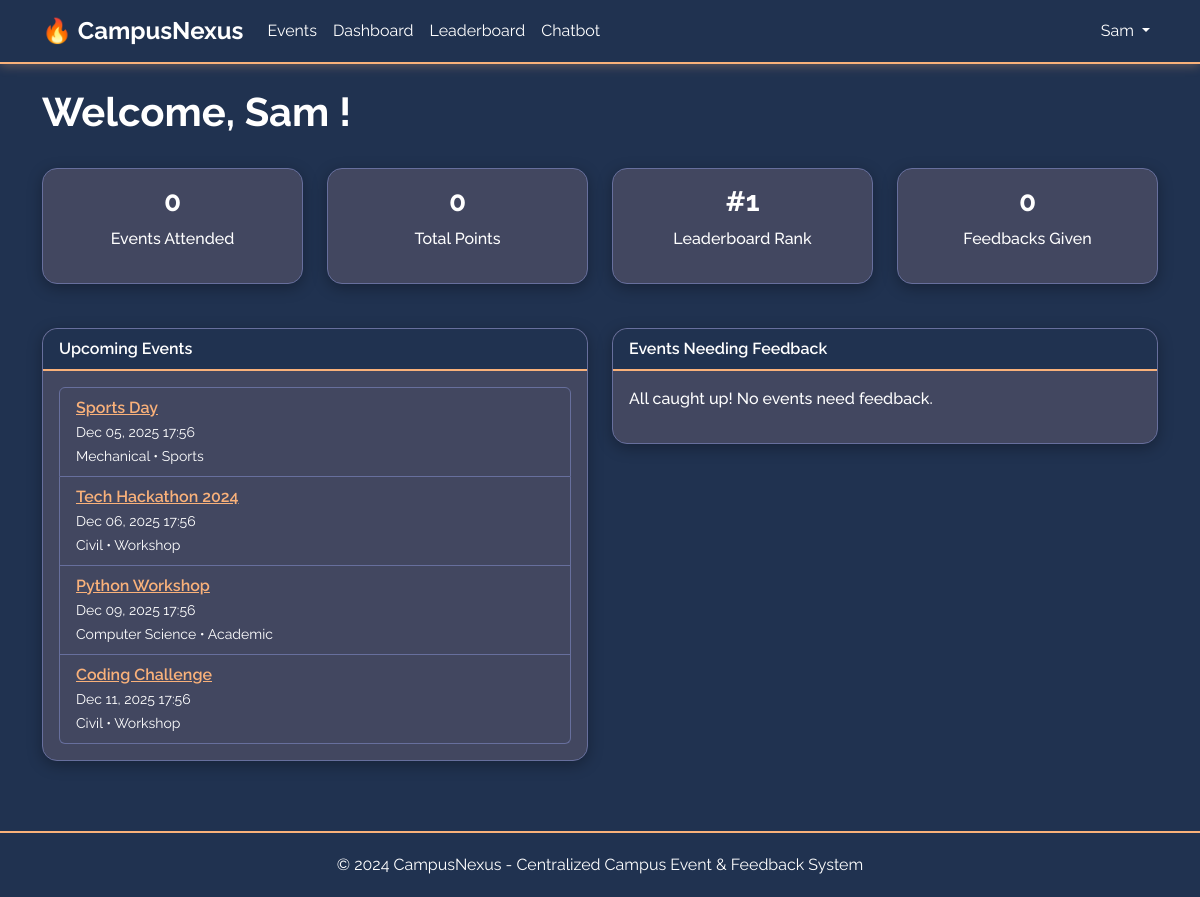
Page /dashboard/student/ (signed in) on the committed database.
### users/models.py (models this page shows, shortened)
class User(AbstractUser):
    ROLE_CHOICES = [
        ('student', 'Student'),
        ('admin', 'Admin'),
        ('organizer', 'Organizer'),
    ]
    role = models.CharField(max_length=20, choices=ROLE_CHOICES, default='student')
    email = models.EmailField(unique=True, validators=[EmailValidator(), validate_college_email])
    department = models.CharField(max_length=100, blank=True)
    student_id = models.CharField(max_length=50, unique=True, null=True, blank=True)
    phone_number = models.CharField(max_length=15, blank=True)
    profile_picture = models.ImageField(upload_to='profiles/', null=True, blank=True)
    created_at = models.DateTimeField(auto_now_add=True)
    updated_at = models.DateTimeField(auto_now=True)
    is_verified = models.BooleanField(default=False)
    class Meta:
        db_table = 'users'
        verbose_name = 'User'
        verbose_name_plural = 'Users'
    def is_student(self):
        return self.role == 'student'

class Leaderboard(models.Model):
    user = models.ForeignKey(User, on_delete=models.CASCADE, related_name='leaderboard_entries')
    total_events_attended = models.IntegerField(default=0)
    total_feedback_given = models.IntegerField(default=0)
    total_points = models.IntegerField(default=0)
    rank = models.IntegerField(default=0)
    updated_at = models.DateTimeField(auto_now=True)
    class Meta:
        db_table = 'leaderboard'
        ordering = ['-total_points', '-total_events_attended']

### events/models.py (models this page shows, shortened)
class Event(models.Model):
    CATEGORY_CHOICES = [
        ('tech', 'Technology'),
        ('sports', 'Sports'),
        ('cultural', 'Cultural'),
        ('academic', 'Academic'),
        ('workshop', 'Workshop'),
        ('seminar', 'Seminar'),
        ('competition', 'Competition'),
        ('other', 'Other'),
    ]
    STATUS_CHOICES = [
        ('draft', 'Draft'),
        ('pending', 'Pending Approval'),
        ('approved', 'Approved'),
        ('cancelled', 'Cancelled'),
        ('completed', 'Completed'),
    ]
    title = models.CharField(max_length=200)
    description = models.TextField()
    department = models.CharField(max_length=100)
    category = models.CharField(max_length=50, choices=CATEGORY_CHOICES)
    rules = models.TextField(help_text="Event rules and guidelines")
    event_date = models.DateTimeField()
    location = models.CharField(max_length=200)
    capacity = models.IntegerField(validators=[MinValueValidator(1)])
    fee = models.DecimalField(max_digits=10, decimal_places=2, default=0.00)
    is_team_event = models.BooleanField(default=False)
    team_size = models.IntegerField(default=1, validators=[MinValueValidator(1)])
    banner = models.ImageField(upload_to='event_banners/', null=True, blank=True)
    qr_code = models.ImageField(upload_to='event_qr_codes/', null=True, blank=True)
    qr_code_data = models.TextField(blank=True, help_text="QR code data for payment")
    payment_qr_code = models.ForeignKey(PaymentQRCode, on_delete=models.SET_NULL, null=True, blank=True, related_name='events', help_text="Reusable payment QR code")
    created_by = models.ForeignKey(User, on_delete=models.CASCADE, related_name='created_events')
    status = models.CharField(max_length=20, choices=STATUS_CHOICES, default='draft')
    approved_by = models.ForeignKey(User, on_delete=models.SET_NULL, null=True, blank=True, related_name='approved_events')
    approved_at = models.DateTimeField(null=True, blank=True)
    hotness_score = models.FloatField(default=0.0)
    average_rating = models.FloatField(default=0.0)
    total_registrations = models.IntegerField(default=0)
    created_at = models.DateTimeField(auto_now_add=True)
    updated_at = models.DateTimeField(auto_now=True)
    class Meta:
        db_table = 'events'
        ordering = ['-event_date', '-created_at']
        indexes = [
            models.Index(fields=['event_date', 'status']),
            models.Index(fields=['category', 'department']),
            models.Index(fields=['-hotness_score']),
        ]
    def get_available_spots(self):
        return max(0, self.capacity - self.total_registrations)

### dashboard/views.py (the view)
# urls.py: path('student/', views.student_dashboard, name='student_dashboard'),
@login_required
def student_dashboard(request):
    if not request.user.is_student():
        messages.error(request, 'Access denied.')
        return redirect('users:home')
    registrations = Registration.objects.filter(
        user=request.user,
        is_verified=True
    ).select_related('event').order_by('-registered_at')
    upcoming_registrations = [
        reg for reg in registrations
        if reg.event.event_date > timezone.now() and reg.event.status == 'approved'
    ]
    upcoming_events = []
    if not upcoming_registrations:
        upcoming_events = list(Event.objects.filter(
            status='approved',
            event_date__gt=timezone.now()
        ).order_by('event_date')[:5])
    past_registrations = [
        reg for reg in registrations
        if reg.event.event_date <= timezone.now() or reg.event.status == 'completed'
    ]
    events_needing_feedback = []
    for reg in past_registrations:
        if not Feedback.objects.filter(event=reg.event, user=request.user).exists():
            events_needing_feedback.append(reg.event)
    try:
        leaderboard = Leaderboard.objects.get(user=request.user)
        rank = Leaderboard.objects.filter(total_points__gt=leaderboard.total_points).count() + 1
        leaderboard.rank = rank
        leaderboard.save()
    except Leaderboard.DoesNotExist:
        leaderboard = Leaderboard.objects.create(user=request.user)
        rank = Leaderboard.objects.count()
    hot_events = Event.objects.filter(
        status='approved',
        hotness_score__gte=50,
        event_date__gt=timezone.now()
    ).order_by('-hotness_score')[:5]
    from events.utils import calculate_recommendations
    calculate_recommendations(request.user)
    from events.models import EventRecommendation
    recommendations = EventRecommendation.objects.filter(
        user=request.user,
        event__status='approved',
        event__event_date__gt=timezone.now()
    ).select_related('event').order_by('-score')[:5]
    context = {
        'upcoming_registrations': upcoming_registrations[:5],
        'upcoming_events': upcoming_events,
        'past_registrations': past_registrations[:5],
        'events_needing_feedback': events_needing_feedback[:5],
        'leaderboard': leaderboard,
        'rank': rank,
        'hot_events': hot_events,
        'recommendations': [rec.event for rec in recommendations],
    }
    return render(request, 'dashboard/student_dashboard.html', context)

### templates/dashboard/student_dashboard.html (shortened to what this page needs)
{% extends 'base.html' %}
{% block content %}
<div class="row mb-4">
    <div class="col-12">
        <h1>Welcome, {{ user.username }}!</h1>
    </div>
</div>
<div class="row mb-4">
    <div class="col-md-3">
        <div class="card text-center">
            <div class="card-body">
                <h3>{{ leaderboard.total_events_attended }}</h3>
                <p>Events Attended</p>
            </div>
        </div>
    </div>
    <div class="col-md-3">
        <div class="card text-center">
            <div class="card-body">
                <h3>{{ leaderboard.total_points }}</h3>
                <p>Total Points</p>
            </div>
        </div>
    </div>
    <div class="col-md-3">
        <div class="card text-center">
            <div class="card-body">
                <h3>#{{ rank }}</h3>
                <p>Leaderboard Rank</p>
            </div>
        </div>
    </div>
    <div class="col-md-3">
        <div class="card text-center">
            <div class="card-body">
                <h3>{{ leaderboard.total_feedback_given }}</h3>
                <p>Feedbacks Given</p>
            </div>
        </div>
    </div>
</div>
<div class="row">
    <div class="col-md-6">
        <div class="card">
            <div class="card-header">Upcoming Events</div>
            <div class="card-body">
                {% if upcoming_registrations %}
                <ul class="list-group">
                    {% for reg in upcoming_registrations %}
                    <li class="list-group-item">
                        <a href="{% url 'events:event_detail' reg.event.id %}">{{ reg.event.title }}</a>
                        <br><small style="color: #000; font-weight: bold;">{{ reg.event.event_date|date:"M d, Y H:i" }}</small>
                    </li>
                    {% endfor %}
                </ul>
                {% elif upcoming_events %}
                <ul class="list-group">
                    {% for event in upcoming_events %}
                    <li class="list-group-item">
                        <a href="{% url 'events:event_detail' event.id %}">{{ event.title }}</a>
                        <br><small style="color: #000; font-weight: bold;">{{ event.event_date|date:"M d, Y H:i" }}</small>
                        <br><small>{{ event.department }} • {{ event.get_category_display }}</small>
                    </li>
                    {% endfor %}
                </ul>
                {% else %}
                <p>No upcoming events</p>
                {% endif %}
            </div>
        </div>
    </div>
    <div class="col-md-6">
        <div class="card">
            <div class="card-header">Events Needing Feedback</div>
            <div class="card-body">
                {% if events_needing_feedback %}
                <ul class="list-group">
                    {% for event in events_needing_feedback %}
                    <li class="list-group-item">
                        <a href="{% url 'feedback:feedback_create' event.id %}">{{ event.title }}</a>
                        <br><small style="color: #000; font-weight: bold;">Click to submit feedback</small>
                    </li>
                    {% endfor %}
                </ul>
                {% else %}
                <p>All caught up! No events need feedback.</p>
                {% endif %}
            </div>
        </div>
    </div>
</div>
{% endblock %}

### templates/base.html (shortened to what this page needs)
<!DOCTYPE html>
<html lang="en">
<head>
    <link href="https://cdn.jsdelivr.net/npm/bootstrap@5.3.0/dist/css/bootstrap.min.css" rel="stylesheet">
    <link href="https://cdn.jsdelivr.net/npm/fullcalendar@5.11.5/main.min.css" rel="stylesheet">
</head>
<body>
    <nav class="navbar navbar-expand-lg navbar-dark">
        <div class="container">
            <a class="navbar-brand" href="{% url 'users:home' %}">🔥 CampusNexus</a>
            <div class="collapse navbar-collapse" id="navbarNav">
                <ul class="navbar-nav me-auto">
                    <li class="nav-item">
                        <a class="nav-link" href="{% url 'events:event_list' %}">Events</a>
                    </li>
                    {% if user.is_authenticated %}
                        {% if user.is_student %}
                            <li class="nav-item">
                                <a class="nav-link" href="{% url 'dashboard:student_dashboard' %}">Dashboard</a>
                            </li>
                            <li class="nav-item">
                                <a class="nav-link" href="{% url 'dashboard:leaderboard' %}">Leaderboard</a>
                            </li>
                        {% endif %}
                        <li class="nav-item">
                            <a class="nav-link" href="{% url 'chatbot:chatbot' %}">Chatbot</a>
                        </li>
                    {% endif %}
                </ul>
                <ul class="navbar-nav">
                    {% if user.is_authenticated %}
                        <li class="nav-item dropdown">
                            <a class="nav-link dropdown-toggle" href="#" id="navbarDropdown" role="button" data-bs-toggle="dropdown">
                                {{ user.username }}
                            </a>
                        </li>
                    {% endif %}
                </ul>
            </div>
        </div>
    </nav>
    <main class="container my-4">
        {% block content %}{% endblock %}
    </main>
    <footer class="footer">
        <div class="container text-center">
            <p class="mb-0">&copy; 2024 CampusNexus - Centralized Campus Event & Feedback System</p>
        </div>
    </footer>
</body>
</html>

### templates/base.html (style rules this page uses)
:root { --white: #ffffff; --light-blue-grey: #676F9D; --medium-blue-grey: #424760; --dark-blue-grey: #203250; --orange: #f9b17a; --text-black: #212529; }
body { background: var(--dark-blue-grey); color: var(--white); font-family: 'Raleway', 'Segoe UI', Tahoma, Geneva, Verdana, sans-serif; min-height: 100vh; }
.navbar { background: var(--dark-blue-grey); border-bottom: 2px solid var(--orange); box-shadow: 0 2px 10px rgba(249, 177, 122, 0.3); }
.navbar-brand { color: #ffffff !important; font-weight: bold; font-size: 1.5rem; }
.navbar-nav .nav-link { color: #ffffff !important; transition: color 0.3s; }
.card { background: var(--medium-blue-grey); border: 1px solid var(--light-blue-grey); border-radius: 15px; box-shadow: 0 4px 15px rgba(0, 0, 0, 0.3); color: var(--white); margin-bottom: 20px; }
.card-body { color: var(--white) !important; }
.card-body p, .card-body li, .card-body span, .card-body div { color: var(--white) !important; font-weight: 500; }
.card-header { background: var(--dark-blue-grey); color: var(--white); border-bottom: 2px solid var(--orange); border-radius: 15px 15px 0 0 !important; font-weight: 600; }
.footer { background: var(--dark-blue-grey); border-top: 2px solid var(--orange); padding: 20px 0; margin-top: 50px; }
.card { color: var(--white); }
small { color: var(--white) !important; font-weight: 400 !important; }
.card small { color: var(--white) !important; font-weight: 400 !important; }
.card p, .card li, .card span, .card div, .card h1, .card h2, .card h3, .card h4, .card h5, .card h6 { color: var(--white) !important; }
.list-group-item { background: var(--medium-blue-grey) !important; color: var(--white) !important; border-color: var(--light-blue-grey) !important; }
.list-group-item a { color: var(--orange) !important; font-weight: 600; }
main.container { color: #ffffff; }
main.container h1, main.container h2, main.container h3, main.container h4, main.container h5, main.container h6 { color: #ffffff !important; font-weight: bold; }
main.container p, main.container li, main.container span { color: #ffffff; }
main p, main li, main span, main div:not(.card):not(.alert) { color: #ffffff; }
a { color: var(--orange) !important; font-weight: 500; }

### rows in the picture
User: username "Sam"
Leaderboard: total_events_attended "0", total_points "0", total_feedback_given "0"
Event: title "Sports Day", event_date "Dec 05, 2025 17:56", department "Mechanical", category "Sports"
Event: title "Tech Hackathon 2024", event_date "Dec 06, 2025 17:56", department "Civil", category "Workshop"
Event: title "Python Workshop", event_date "Dec 09, 2025 17:56", department "Computer Science", category "Academic"
Event: title "Coding Challenge", event_date "Dec 11, 2025 17:56", department "Civil", category "Workshop"

### other values in the picture
{{ rank }} "1"
